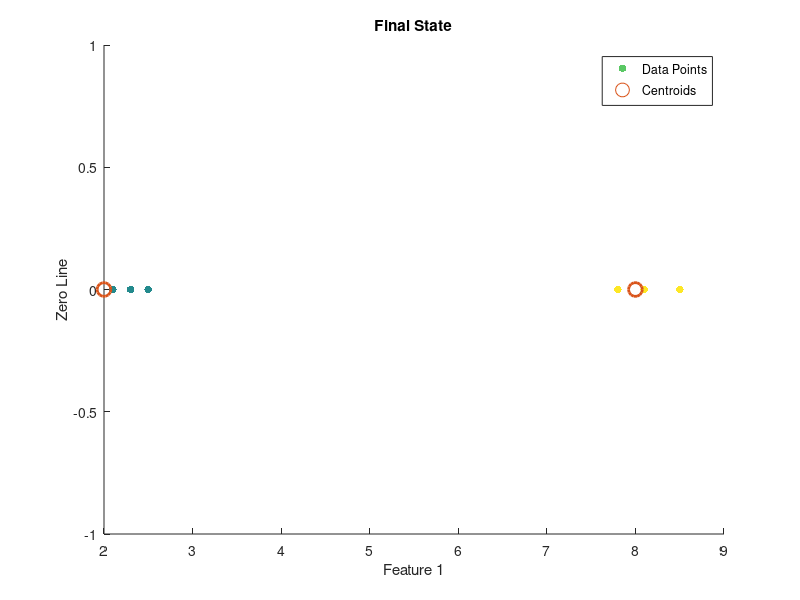

MATLAB code to generate this figure:
data = [2.1, 2.3, 2.5, 7.8, 8.1, 8.5];
centroids = [2, 8];
k = numel(centroids);
N = numel(data);
labels = zeros(N, 1);

for i = 1:N

    distances = abs(data(i) - centroids);

       [~, clusterIndex] = min(distances);

    labels(i) = clusterIndex;
end

figure;
scatter(data, zeros(size(data)), 30, labels, 'filled');
hold on;
scatter(centroids, zeros(size(centroids)), 100, 'rx', 'LineWidth', 2);
title('Final State');
xlabel('Feature 1');
ylabel('Zero Line');
legend('Data Points', 'Centroids');
hold off;

